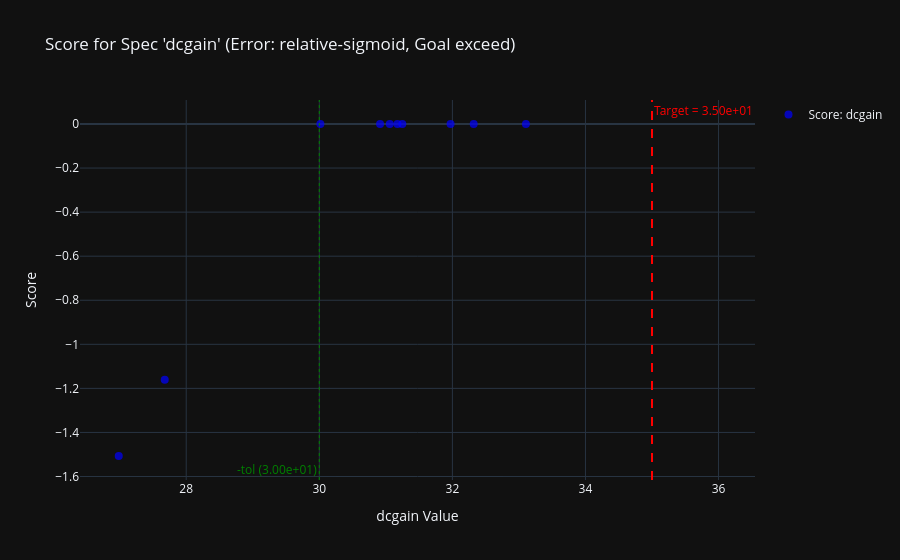
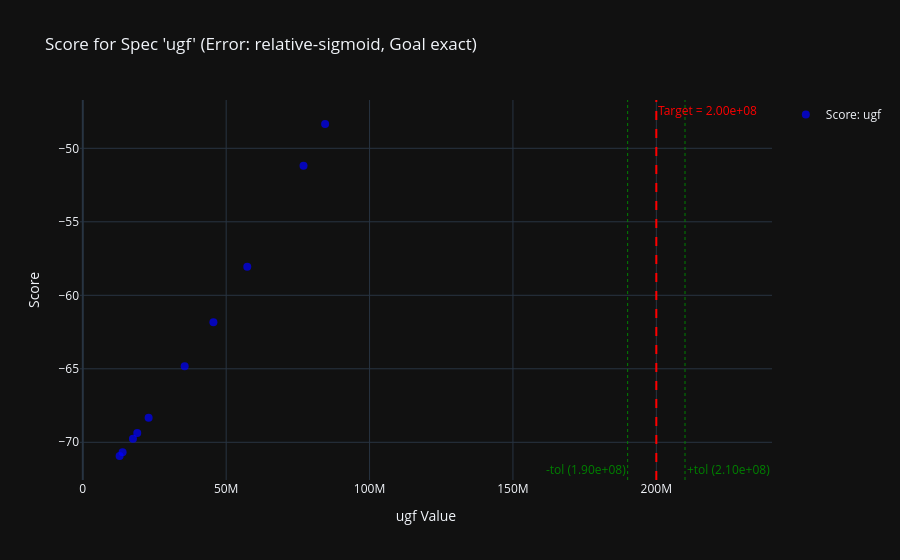
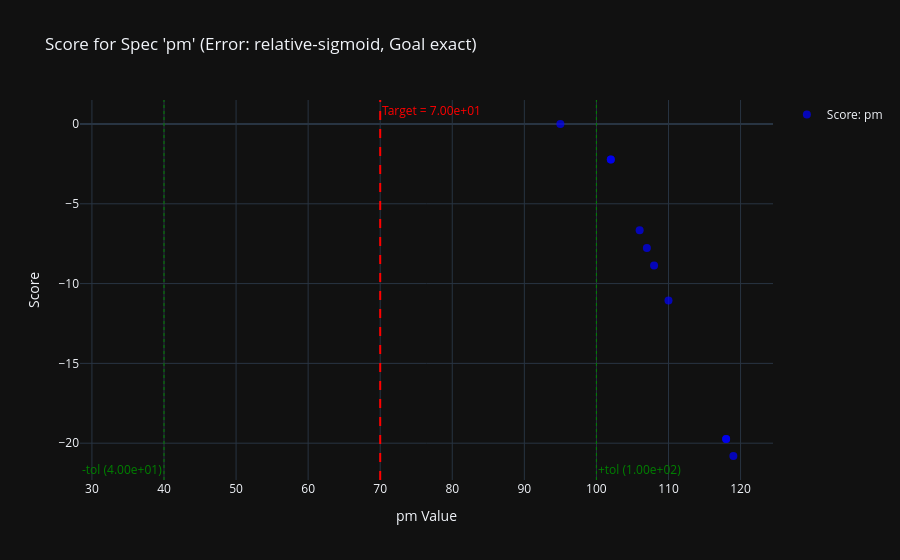

Notebook source saved alongside these figures, in order:
### Code cell
circuit_optimizer.plot_score_value_by_spec(spec_name="dcgain", show=True)
circuit_optimizer.plot_score_value_by_spec(spec_name="ugf", show=True)
circuit_optimizer.plot_score_value_by_spec(spec_name="pm", show=True)

### Figure 1 — Plotly figure (JSON) as saved in the notebook; plotly's stock layout.template omitted (floating-point values rounded to 4 significant figures)
{"data": [{"marker": {"color": "blue", "opacity": 0.7, "size": 8, "symbol": "circle"}, "mode": "markers", "name": "Score: dcgain", "type": "scatter", "x": [32.32, 27.68, 31.97, 26.99, 31.17, 30.02, 33.1, 31.06, 30.91, 31.25], "y": [0, -1.161, 0, -1.507, 0, 0, 0, 0, 0, 0]}], "layout": {"annotations": [{"font": {"color": "red"}, "showarrow": false, "text": "Target = 3.50e+01", "x": 35, "xanchor": "left", "xref": "x", "y": 1, "yanchor": "top", "yref": "y domain"}, {"font": {"color": "green"}, "showarrow": false, "text": "-tol (3.00e+01)", "x": 30, "xanchor": "right", "xref": "x", "y": 0, "yanchor": "bottom", "yref": "y domain"}], "shapes": [{"line": {"color": "red", "dash": "dash", "width": 2}, "type": "line", "x0": 35, "x1": 35, "xref": "x", "y0": 0, "y1": 1, "yref": "y domain"}, {"line": {"color": "green", "dash": "dot", "width": 1}, "type": "line", "x0": 30, "x1": 30, "xref": "x", "y0": 0, "y1": 1, "yref": "y domain"}], "showlegend": true, "title": {"text": "Score for Spec 'dcgain' (Error: relative-sigmoid, Goal exceed)"}, "xaxis": {"title": {"text": "dcgain Value"}}, "yaxis": {"title": {"text": "Score"}}}}

### Figure 2 — Plotly figure (JSON) as saved in the notebook; plotly's stock layout.template omitted (floating-point values rounded to 4 significant figures)
{"data": [{"marker": {"color": "blue", "opacity": 0.7, "size": 8, "symbol": "circle"}, "mode": "markers", "name": "Score: ugf", "type": "scatter", "x": [12834470, 76969420, 35520910, 84502580, 45549240, 19000320, 22953820, 13877530, 17494430, 57355650], "y": [-70.93, -51.18, -64.83, -48.35, -61.83, -69.37, -68.33, -70.67, -69.76, -58.05]}], "layout": {"annotations": [{"font": {"color": "red"}, "showarrow": false, "text": "Target = 2.00e+08", "x": 200000000, "xanchor": "left", "xref": "x", "y": 1, "yanchor": "top", "yref": "y domain"}, {"font": {"color": "green"}, "showarrow": false, "text": "-tol (1.90e+08)", "x": 190000000, "xanchor": "right", "xref": "x", "y": 0, "yanchor": "bottom", "yref": "y domain"}, {"font": {"color": "green"}, "showarrow": false, "text": "+tol (2.10e+08)", "x": 210000000, "xanchor": "left", "xref": "x", "y": 0, "yanchor": "bottom", "yref": "y domain"}], "shapes": [{"line": {"color": "red", "dash": "dash", "width": 2}, "type": "line", "x0": 200000000, "x1": 200000000, "xref": "x", "y0": 0, "y1": 1, "yref": "y domain"}, {"line": {"color": "green", "dash": "dot", "width": 1}, "type": "line", "x0": 190000000, "x1": 190000000, "xref": "x", "y0": 0, "y1": 1, "yref": "y domain"}, {"line": {"color": "green", "dash": "dot", "width": 1}, "type": "line", "x0": 210000000, "x1": 210000000, "xref": "x", "y0": 0, "y1": 1, "yref": "y domain"}], "showlegend": true, "title": {"text": "Score for Spec 'ugf' (Error: relative-sigmoid, Goal exact)"}, "xaxis": {"title": {"text": "ugf Value"}}, "yaxis": {"title": {"text": "Score"}}}}

### Figure 3 — Plotly figure (JSON) as saved in the notebook; plotly's stock layout.template omitted (floating-point values rounded to 4 significant figures)
{"data": [{"marker": {"color": "blue", "opacity": 0.7, "size": 8, "symbol": "circle"}, "mode": "markers", "name": "Score: pm", "type": "scatter", "x": [95, 108, 118, 102, 118, 102, 110, 106, 107, 119], "y": [0, -8.866, -19.74, -2.222, -19.74, -2.222, -11.07, -6.657, -7.762, -20.8]}], "layout": {"annotations": [{"font": {"color": "red"}, "showarrow": false, "text": "Target = 7.00e+01", "x": 70, "xanchor": "left", "xref": "x", "y": 1, "yanchor": "top", "yref": "y domain"}, {"font": {"color": "green"}, "showarrow": false, "text": "-tol (4.00e+01)", "x": 40, "xanchor": "right", "xref": "x", "y": 0, "yanchor": "bottom", "yref": "y domain"}, {"font": {"color": "green"}, "showarrow": false, "text": "+tol (1.00e+02)", "x": 100, "xanchor": "left", "xref": "x", "y": 0, "yanchor": "bottom", "yref": "y domain"}], "shapes": [{"line": {"color": "red", "dash": "dash", "width": 2}, "type": "line", "x0": 70, "x1": 70, "xref": "x", "y0": 0, "y1": 1, "yref": "y domain"}, {"line": {"color": "green", "dash": "dot", "width": 1}, "type": "line", "x0": 40, "x1": 40, "xref": "x", "y0": 0, "y1": 1, "yref": "y domain"}, {"line": {"color": "green", "dash": "dot", "width": 1}, "type": "line", "x0": 100, "x1": 100, "xref": "x", "y0": 0, "y1": 1, "yref": "y domain"}], "showlegend": true, "title": {"text": "Score for Spec 'pm' (Error: relative-sigmoid, Goal exact)"}, "xaxis": {"title": {"text": "pm Value"}}, "yaxis": {"title": {"text": "Score"}}}}
